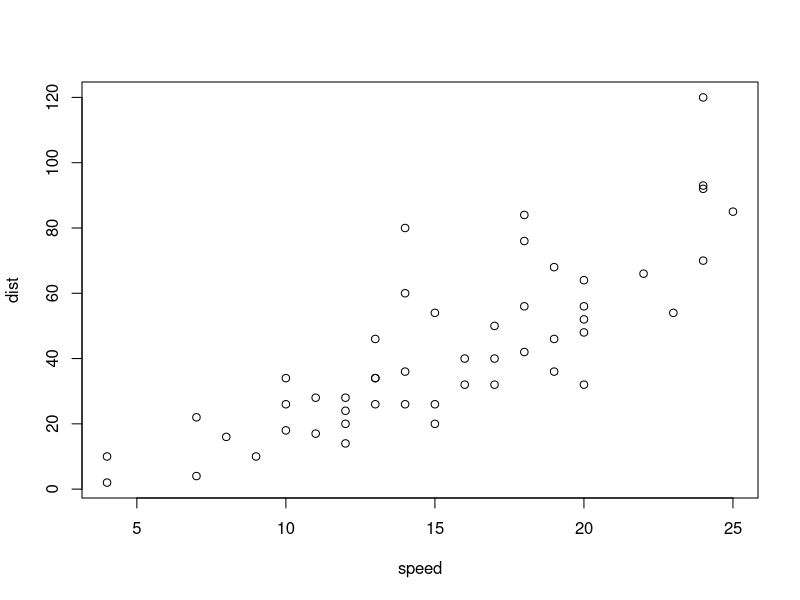
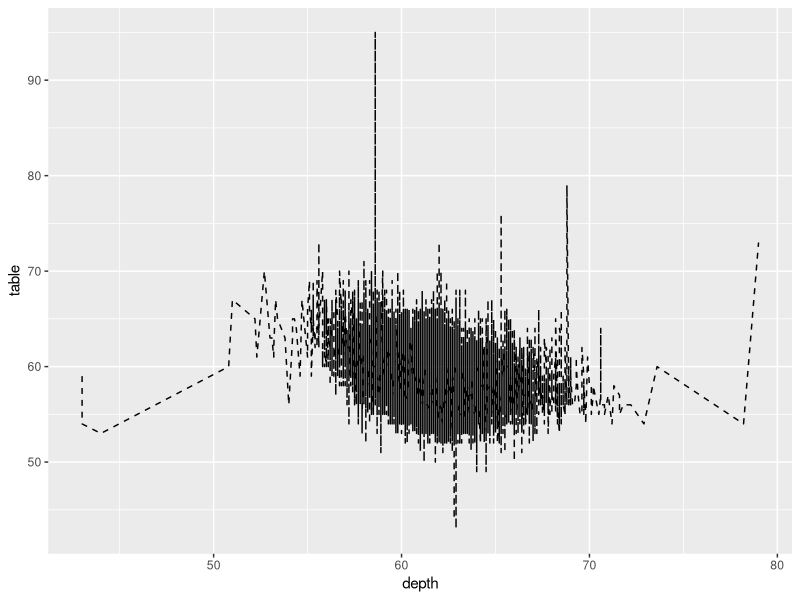

These figures' R source, in order:
## ---- chunk 1
plot(cars)
## ---- chunk 2
library(ggplot2)
head(diamonds)
ggplot(diamonds) +
    geom_line(aes(depth, table), linetype = 2)
